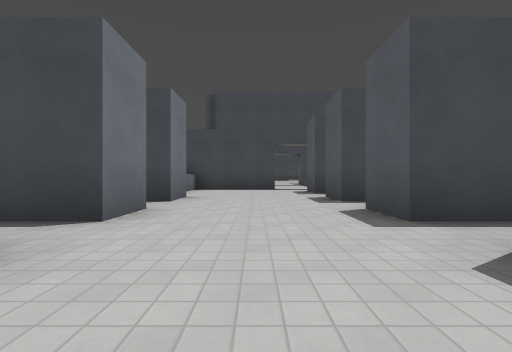
view 1 (above)

16 first-person views from a walk through a 3-D level made in the Godot game engine. The camera is 1.2 m above the floor, looks level and sees 90° across. The floor is counted in squares, 2.69 m on a side. Each view is taken from the middle of a square. On the plan, view 1 faces up. The plan holds only what a view shows up to about 9 squares ahead; the rest is blank. The place goes on beyond the plan. Surface patterns are stand-ins for the level's own textures.

view 2
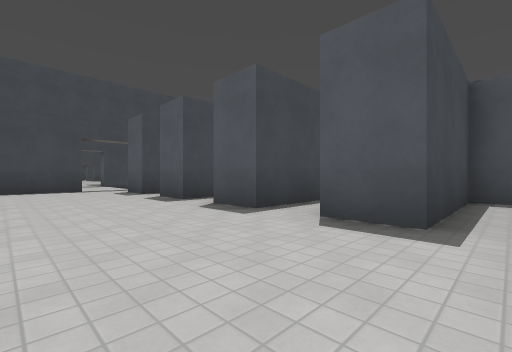

view 3
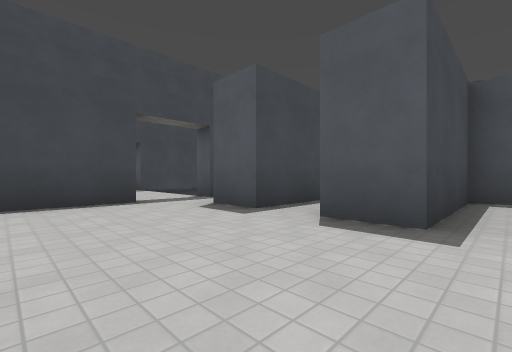

view 4
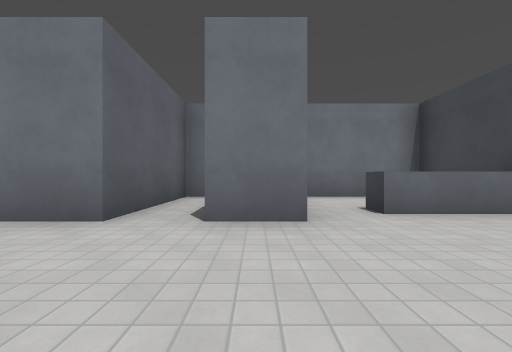

view 5
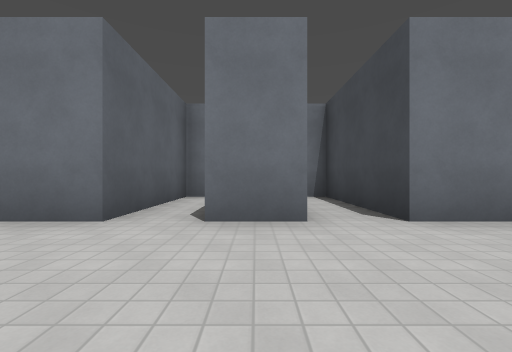

view 6
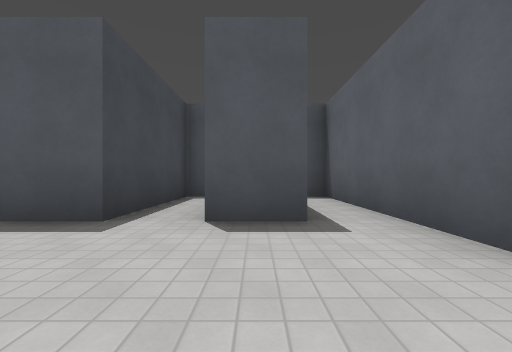

view 7
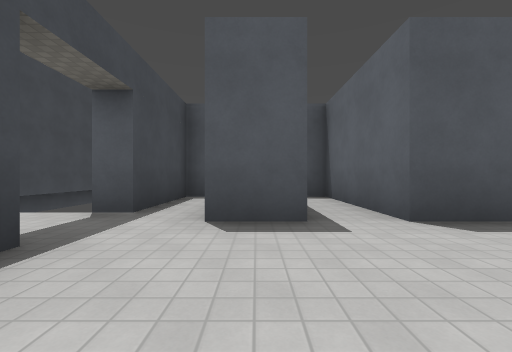

view 8
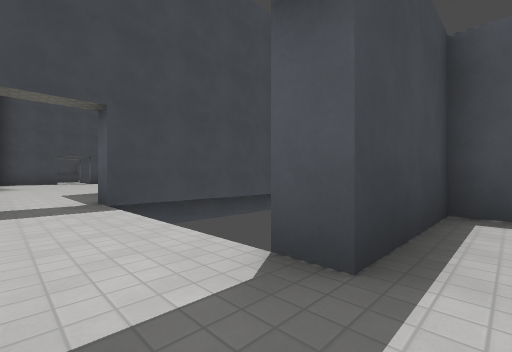

view 9
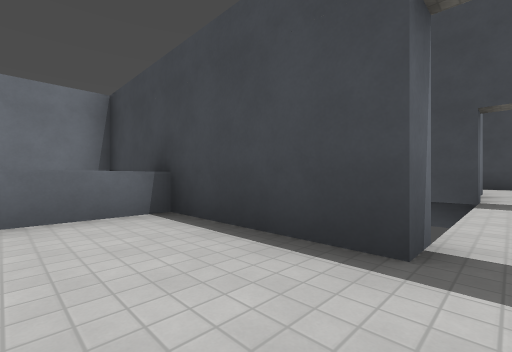

view 10
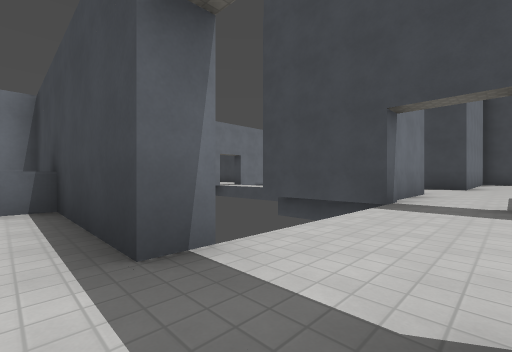

view 11
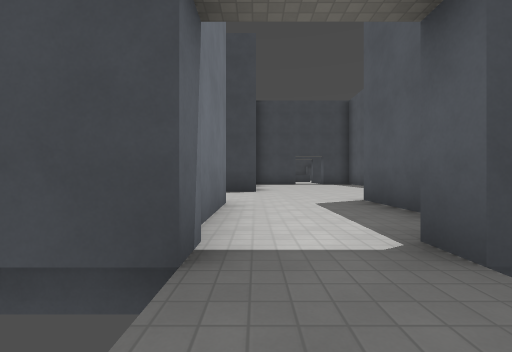

view 12
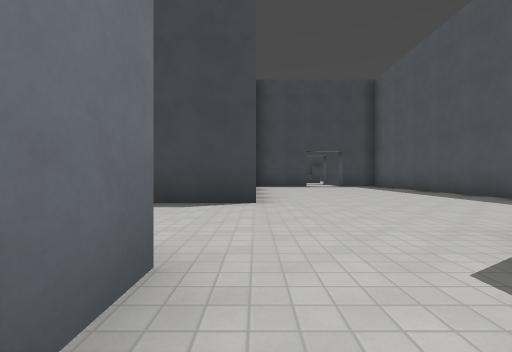

view 13
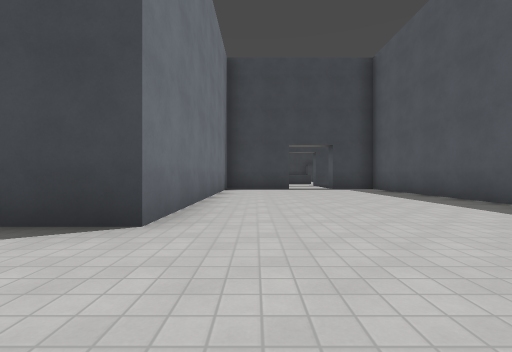

view 14
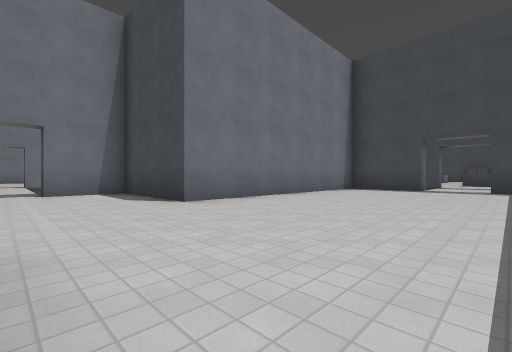

view 15
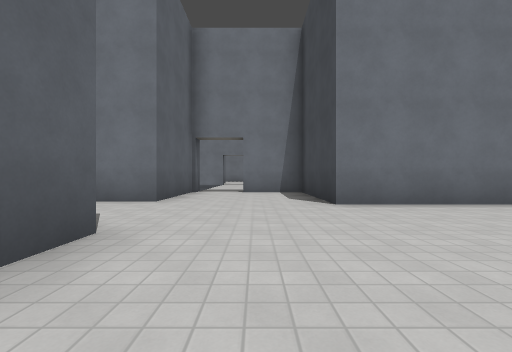

view 16
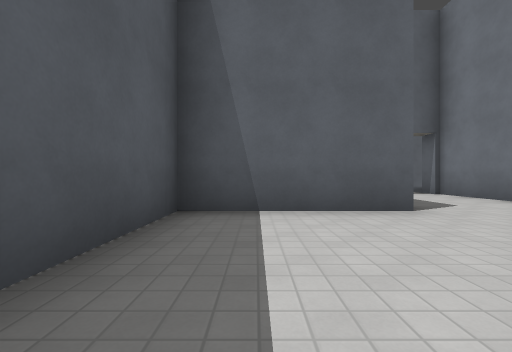

### Floor plan
Key: @ floor where view 1 was taken; # wall or solid block; . floor; ^ raised ledge.
Columns run from 5 left of view 1 to 6 right of it. Each row starts with its distance up from view 1.
 25       ###.##
 24       #....#
 23       #....#
 22       #....#
 21       #....#
 20       #....#
 19    ####....#
 18    #.......#
 17    #.......#
 16  ..........#
 15    ###..####
 14      #..#
 13      #..#
 12      #..#
 11       ..
 10       ..
  9 ######..###
  8 #  ^......#
  7 #..^...## #
  6 #.........#
  5 ####...####
  4 #.........#
  3 ####...####
  2 #.........#
  1 ####...####
  0     .@....#
 -1       #####

Positions as (right, up) in squares from view 1, and headings:
1: (0, 0), facing up
2: (-1, 0), facing up-right
3: (-1, 4), facing up-right
4: (1, 5), facing left
5: (1, 3), facing left
6: (-1, 1), facing right
7: (-1, 7), facing right
8: (1, 8), facing up-right
9: (1, 7), facing up-left
10: (2, 8), facing up-left
11: (1, 11), facing up
12: (1, 14), facing up
13: (2, 16), facing up
14: (5, 16), facing up-left
15: (5, 17), facing left
16: (5, 19), facing down
